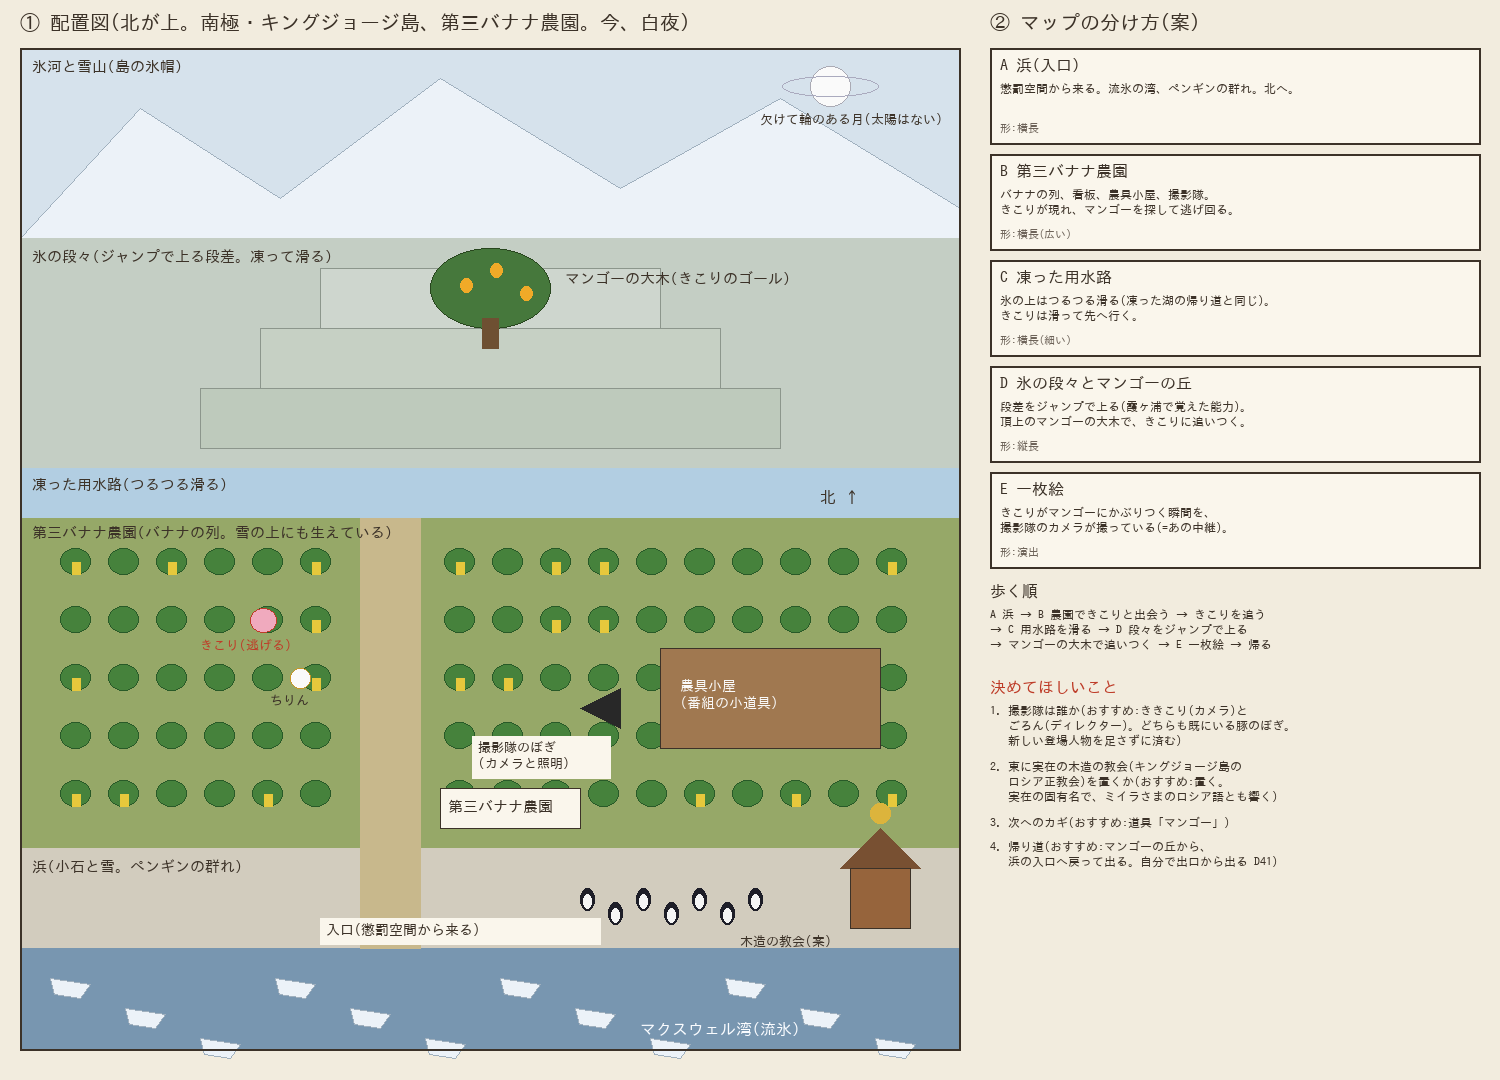

This chart was generated by the following Python code:
from PIL import Image, ImageDraw, ImageFont
import random
F='/usr/share/fonts/opentype/ipafont-gothic/ipag.ttf'
f=lambda s: ImageFont.truetype(F,s)
W,H=1500,1080
im=Image.new('RGB',(W,H),(242,236,222)); d=ImageDraw.Draw(im)
INK=(60,50,40); RED=(190,60,40)
d.text((20,12),'① 配置図(北が上。南極・キングジョージ島、第三バナナ農園。今、白夜)',fill=INK,font=f(20))
# 地図の枠
X0,Y0,X1,Y1=20,48,960,1050
# 空と氷河(北)
d.rectangle((X0,Y0,X1,Y0+190),fill=(214,226,236))
d.polygon([(X0,Y0+190),(X0+120,Y0+60),(X0+260,Y0+150),(X0+420,Y0+30),(X0+600,Y0+140),(X0+760,Y0+50),(X1,Y0+160),(X1,Y0+190)],fill=(236,242,248),outline=(160,176,190))
d.text((X0+12,Y0+10),'氷河と雪山(島の氷帽)',fill=INK,font=f(15))
d.ellipse((X1-150,Y0+18,X1-110,Y0+58),fill=(250,250,250),outline=(170,170,180))
d.arc((X1-178,Y0+28,X1-82,Y0+48),0,360,fill=(170,170,190))
d.text((X1-200,Y0+64),'欠けて輪のある月(太陽はない)',fill=INK,font=f(13))
# D マンゴーの大木の丘(北)
d.rectangle((X0,Y0+190,X1,Y0+420),fill=(196,206,196))
for i,(y,c) in enumerate([(Y0+220,(206,214,206)),(Y0+280,(198,208,196)),(Y0+340,(190,202,188))]):
    d.rectangle((X0+300-i*60,y,X1-300+i*60,y+60),fill=c,outline=(140,150,140))
d.ellipse((X0+410,Y0+200,X0+530,Y0+280),fill=(70,120,60),outline=(40,70,30))
d.rectangle((X0+462,Y0+270,X0+478,Y0+300),fill=(110,80,50))
for p in [(440,230),(500,238),(470,215)]: d.ellipse((X0+p[0],Y0+p[1],X0+p[0]+12,Y0+p[1]+14),fill=(240,170,40))
d.text((X0+545,Y0+222),'マンゴーの大木(きこりのゴール)',fill=INK,font=f(15))
d.text((X0+12,Y0+200),'氷の段々(ジャンプで上る段差。凍って滑る)',fill=INK,font=f(15))
# C 凍った水路とペンギン
d.rectangle((X0,Y0+420,X1,Y0+470),fill=(178,206,226))
d.text((X0+12,Y0+428),'凍った用水路(つるつる滑る)',fill=INK,font=f(15))
# B 第三バナナ農園(中央)
d.rectangle((X0,Y0+470,X1,Y0+800),fill=(150,168,104))
rnd=random.Random(3)
for row in range(5):
    y=Y0+500+row*58
    for c in range(18):
        x=X0+40+c*48
        if 320<x-X0<420: continue
        d.ellipse((x,y,x+30,y+26),fill=(70,130,60),outline=(40,90,40))
        if rnd.random()<0.4: d.rectangle((x+12,y+14,x+20,y+26),fill=(230,200,60))
d.rectangle((X0+340,Y0+470,X0+400,Y0+800),fill=(200,184,140))
d.text((X0+12,Y0+476),'第三バナナ農園(バナナの列。雪の上にも生えている)',fill=INK,font=f(15))
# 看板・撮影隊・小屋
d.rectangle((X0+420,Y0+740,X0+560,Y0+780),fill=(250,246,236),outline=INK); d.text((X0+428,Y0+750),'第三バナナ農園',fill=INK,font=f(15))
d.rectangle((X0+640,Y0+600,X0+860,Y0+700),fill=(160,120,80),outline=INK); d.text((X0+660,Y0+630),'農具小屋\n(番組の小道具)',fill=(250,250,250),font=f(14))
d.polygon([(X0+560,Y0+660),(X0+600,Y0+640),(X0+600,Y0+680)],fill=(40,40,40)); d.rectangle((X0+452,Y0+688,X0+590,Y0+730),fill=(250,246,236)); d.text((X0+458,Y0+692),'撮影隊のぼぎ\n(カメラと照明)',fill=INK,font=f(13))
d.ellipse((X0+230,Y0+560,X0+256,Y0+584),fill=(240,170,190),outline=RED); d.text((X0+180,Y0+590),'きこり(逃げる)',fill=RED,font=f(13))
d.ellipse((X0+270,Y0+620,X0+290,Y0+640),fill=(250,250,250),outline=(200,150,40)); d.text((X0+250,Y0+645),'ちりん',fill=INK,font=f(13))
# A 浜(南、入口)
d.rectangle((X0,Y0+800,X1,Y1),fill=(210,204,190))
d.rectangle((X0,Y0+900,X1,Y1),fill=(120,150,176))
for i in range(12):
    x=X0+30+i*75; y=Y0+930+(i%3)*30
    d.polygon([(x,y),(x+40,y+6),(x+30,y+20),(x+4,y+16)],fill=(236,242,248),outline=(160,176,190))
d.text((X0+12,Y0+810),'浜(小石と雪。ペンギンの群れ)',fill=INK,font=f(15))
for i in range(7):
    x=X0+560+i*28; y=Y0+840+(i%2)*14
    d.ellipse((x,y,x+14,y+22),fill=(30,30,40)); d.ellipse((x+3,y+6,x+11,y+20),fill=(245,245,245))
d.text((X0+620,Y0+972),'マクスウェル湾(流氷)',fill=(250,252,255),font=f(16))
d.rectangle((X0+340,Y0+800,X0+400,Y0+900),fill=(200,184,140))
d.rectangle((X0+300,Y0+870,X0+580,Y0+896),fill=(250,246,236)); d.text((X0+306,Y0+874),'入口(懲罰空間から来る)',fill=INK,font=f(14))
# 東: 木造の教会(案)
d.polygon([(X1-120,Y0+820),(X1-80,Y0+780),(X1-40,Y0+820)],fill=(120,80,50)); d.rectangle((X1-110,Y0+820,X1-50,Y0+880),fill=(150,100,60),outline=INK)
d.ellipse((X1-90,Y0+755,X1-70,Y0+775),fill=(220,180,60)); d.text((X1-220,Y0+886),'木造の教会(案)',fill=INK,font=f(13))
d.rectangle((X0,Y0,X1,Y1),outline=INK,width=2)
d.text((X1-140,Y0+440),'北 ↑',fill=INK,font=f(16))

# ② 右側
RX=990
d.text((RX,12),'② マップの分け方(案)',fill=INK,font=f(20))
boxes=[('A 浜(入口)','懲罰空間から来る。流氷の湾、ペンギンの群れ。北へ。','形:横長'),
('B 第三バナナ農園','バナナの列、看板、農具小屋、撮影隊。\nきこりが現れ、マンゴーを探して逃げ回る。','形:横長(広い)'),
('C 凍った用水路','氷の上はつるつる滑る(凍った湖の帰り道と同じ)。\nきこりは滑って先へ行く。','形:横長(細い)'),
('D 氷の段々とマンゴーの丘','段差をジャンプで上る(霞ヶ浦で覚えた能力)。\n頂上のマンゴーの大木で、きこりに追いつく。','形:縦長'),
('E 一枚絵','きこりがマンゴーにかぶりつく瞬間を、\n撮影隊のカメラが撮っている(=あの中継)。','形:演出')]
y=48
for t,b,k in boxes:
    d.rectangle((RX,y,W-20,y+96),fill=(250,246,236),outline=INK,width=2)
    d.text((RX+10,y+8),t,fill=INK,font=f(16)); d.text((RX+10,y+34),b,fill=INK,font=f(12)); d.text((RX+10,y+74),k,fill=(110,100,90),font=f(11))
    y+=106
d.text((RX,y+4),'歩く順',fill=INK,font=f(16))
d.text((RX,y+30),'A 浜 → B 農園できこりと出会う → きこりを追う\n→ C 用水路を滑る → D 段々をジャンプで上る\n→ マンゴーの大木で追いつく → E 一枚絵 → 帰る',fill=INK,font=f(12))
y+=100
d.text((RX,y),'決めてほしいこと',fill=RED,font=f(16))
qs=['1. 撮影隊は誰か(おすすめ:ききこり(カメラ)と\n   ごろん(ディレクター)。どちらも既にいる豚のぼぎ。\n   新しい登場人物を足さずに済む)',
'2. 東に実在の木造の教会(キングジョージ島の\n   ロシア正教会)を置くか(おすすめ:置く。\n   実在の固有名で、ミイラさまのロシア語とも響く)',
'3. 次へのカギ(おすすめ:道具「マンゴー」)',
'4. 帰り道(おすすめ:マンゴーの丘から、\n   浜の入口へ戻って出る。自分で出口から出る D41)']
yy=y+26
for q in qs:
    d.text((RX,yy),q,fill=INK,font=f(12)); yy+=q.count('\n')*16+24
im.save('/home/user/project/docs/assets/banana/plan.png')
print(yy)
